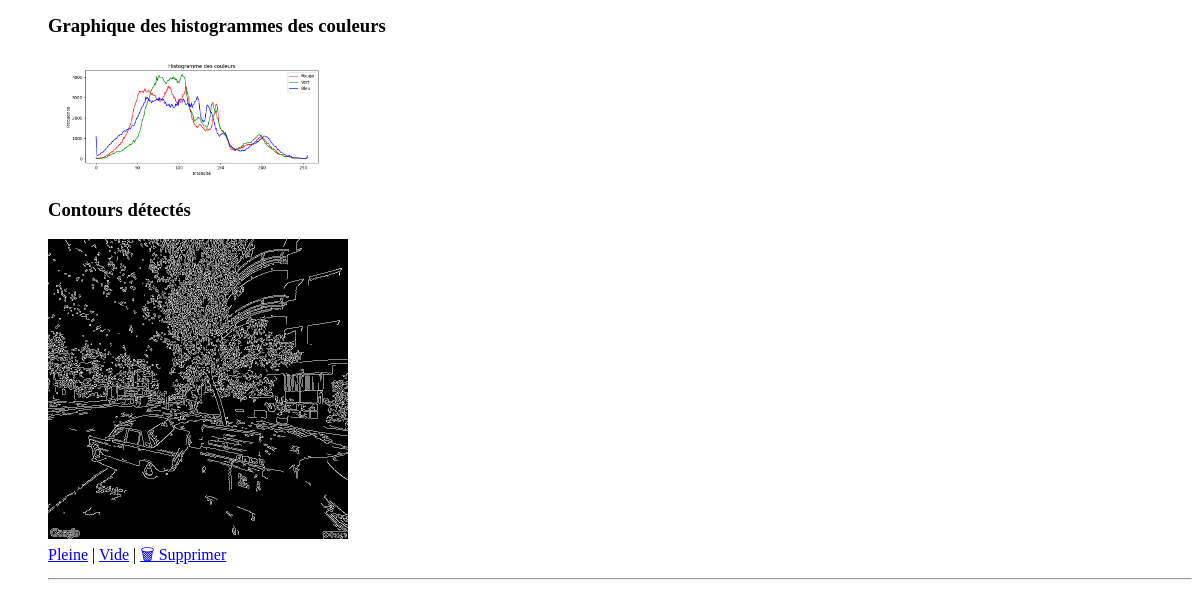
Before: /upload (lower part) with the older database file.
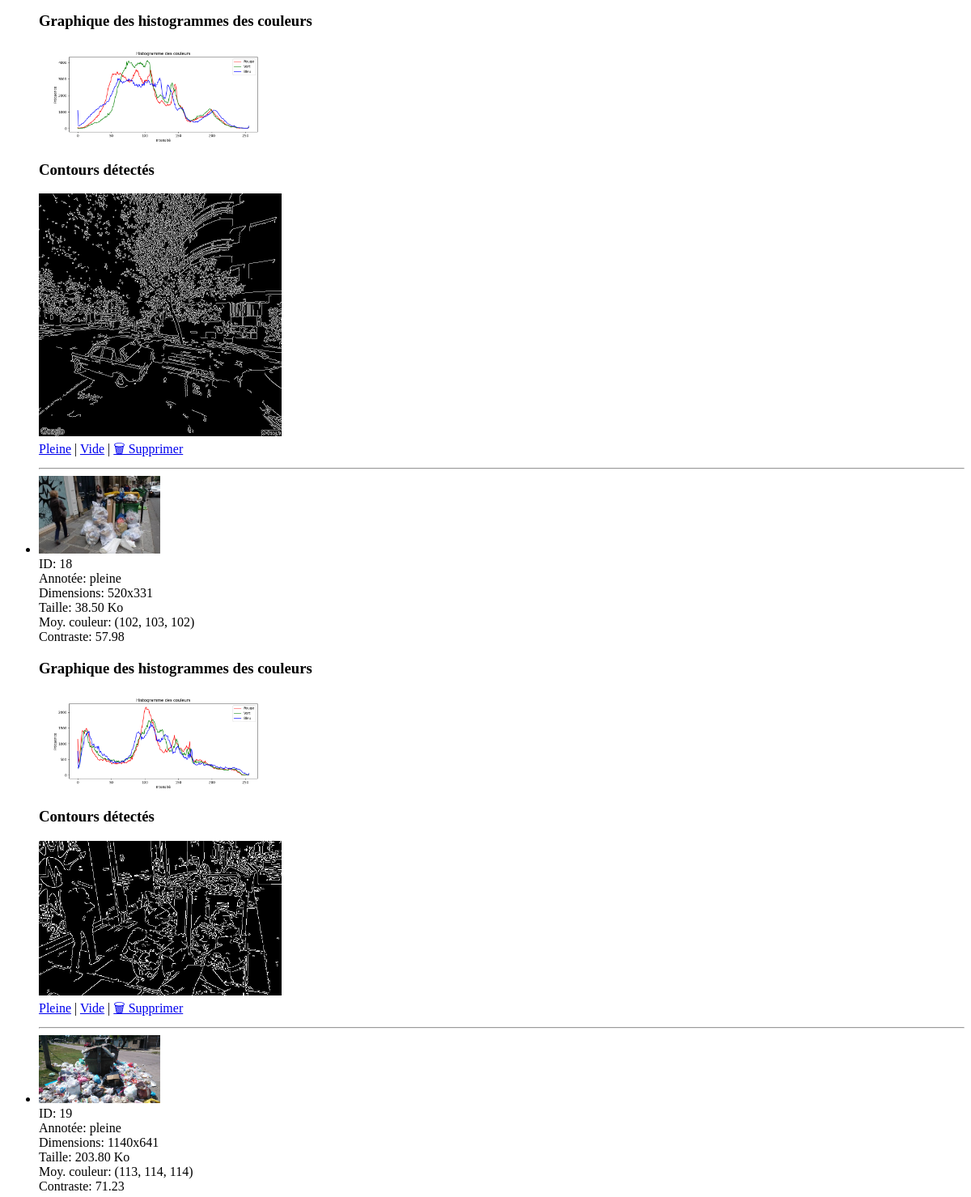
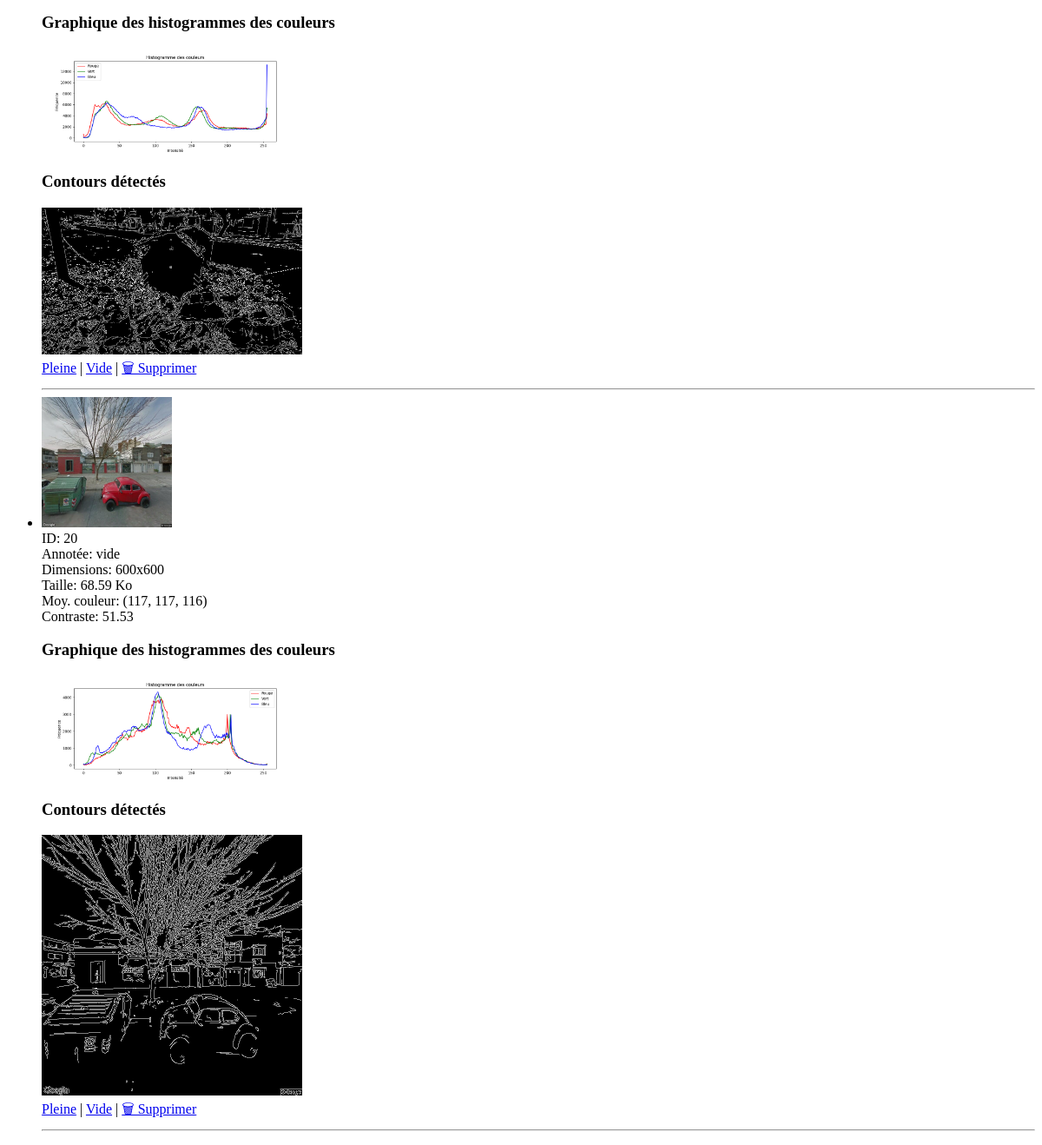
After: the same page with the newer database file (2 pictures, top to bottom).
### tables this page shows
CREATE TABLE images (
                id INTEGER PRIMARY KEY AUTOINCREMENT,
                filepath TEXT,
                upload_date TEXT,
                annotation TEXT,
                filesize INTEGER,
                width INTEGER,
                height INTEGER,
                avg_color_r INTEGER,
                avg_color_g INTEGER,
                avg_color_b INTEGER,
                contrast REAL
            , histogram_data TEXT, histogram_image TEXT, edge_image TEXT);

### app.py (the view, shortened to what this page needs)
@app.route('/upload', methods=['GET', 'POST'])
def upload_image():
    with sqlite3.connect('database.db') as conn:
        images = conn.execute("SELECT id, filepath, upload_date, annotation, filesize, width, height, avg_color_r, avg_color_g, avg_color_b, contrast, histogram_data, histogram_image, edge_image FROM images").fetchall()
    images = [
        {
            'id': img[0],
            'filepath': img[1],
            'upload_date': img[2],
            'annotation': img[3],
            'filesize': f"{img[4] / 1024:.2f} Ko" if img[4] < 1024 * 1024 else f"{img[4] / (1024 * 1024):.2f} Mo",
            'width': img[5],
            'height': img[6],
            'avg_color_r': img[7],
            'avg_color_g': img[8],
            'avg_color_b': img[9],
            'contrast': img[10],
            'histogram_data': img[11],
            'histogram_plot': img[12],
            'edge_image': img[13]
        }
        for img in images
    ]
    logging.debug(f"Images transmises au modèle : {images}")
    return render_template('upload.html', images=images)

### templates/upload.html (shortened to what this page needs)
<!doctype html>
<html lang="fr">
<head>
</head>
<body>
    <ul>
        {% for image in images %}
        <li>
            <img src="{{ image['filepath'] }}" width="150"><br>
            ID: {{ image['id'] }}<br>
            Annotée: {{ image['annotation'] or "Non" }}<br>
            Dimensions: {{ image['width'] }}x{{ image['height'] }}<br>
            Taille: {{ image['filesize'] }}<br>
            Moy. couleur: ({{ image['avg_color_r'] }}, {{ image['avg_color_g'] }}, {{ image['avg_color_b'] }})<br>
            Contraste: {{ "%.2f"|format(image['contrast']) }}<br>
            <h3>Graphique des histogrammes des couleurs</h3>
            <img src="{{ image['histogram_plot'] }}" alt="Histogramme des couleurs" width="300"><br>
            <h3>Contours détectés</h3>
            <img src="{{ image['edge_image'] }}" alt="Contours détectés" width="300"><br>
            <a href="{{ url_for('annotate', image_id=image['id'], annotation='Pleine') }}">Pleine</a> |
            <a href="{{ url_for('annotate', image_id=image['id'], annotation='Vide') }}">Vide</a> |
            <a href="{{ url_for('delete_image', image_id=image['id']) }}" onclick="return confirm('Supprimer cette image ?')">🗑 Supprimer</a>
        </li>
        <hr>
        {% endfor %}
    </ul>
</body>
</html>

Changed rows visible on the page:
added images: shows a picture, id "18", annotation "pleine", width "520", height "331", filesize "38.50 Ko", avg_color_r "102", avg_color_g "103", avg_color_b "102", contrast "57.98", histogram_plot (picture), edge_image (picture)
added images: shows a picture, id "19", annotation "pleine", width "1140", height "641", filesize "203.80 Ko", avg_color_r "113", avg_color_g "114", avg_color_b "114", contrast "71.23", histogram_plot (picture), edge_image (picture)
added images: shows a picture, id "20", annotation "vide", width "600", height "600", filesize "68.59 Ko", avg_color_r "117", avg_color_g "117", avg_color_b "116", contrast "51.53", histogram_plot (picture), edge_image (picture)
